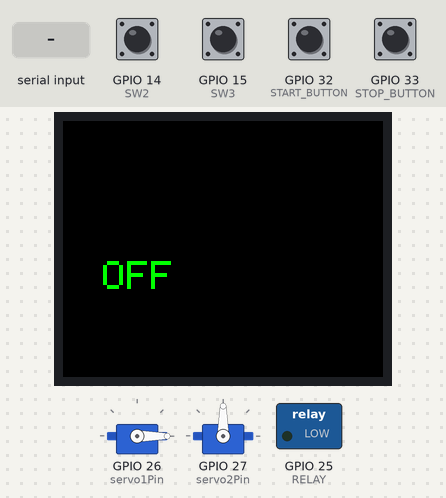
Recording of a sketch running on a simulated ESP32. Parts: 160×128 colour display, 2 × servo, switched loads named in the sketch (green lamp = pin HIGH). Inputs (shaded band) come from the test bench; at power-on: GPIO 14 (SW2), GPIO 15 (SW3), GPIO 32 (START_BUTTON), GPIO 33 (STOP_BUTTON) HIGH. Nothing arrives over Bluetooth unless stated; what the sketch prints to the serial monitor is not drawn.

Above: at 4.3 s.
4.4 s: GPIO 32 (START_BUTTON) pulled LOW for 0.15 s
At 4.64 s:
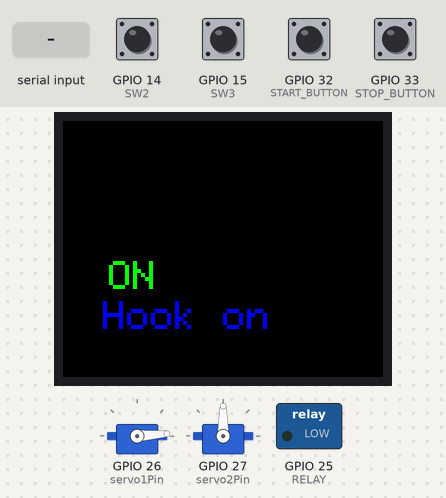
6.9 s: GPIO 14 (SW2) pulled LOW for 0.15 s
At 7.5 s:
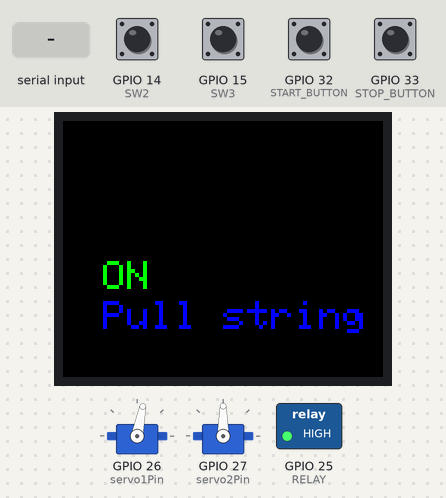
10.0 s: GPIO 33 (STOP_BUTTON) pulled LOW for 0.15 s
At 10.6 s:
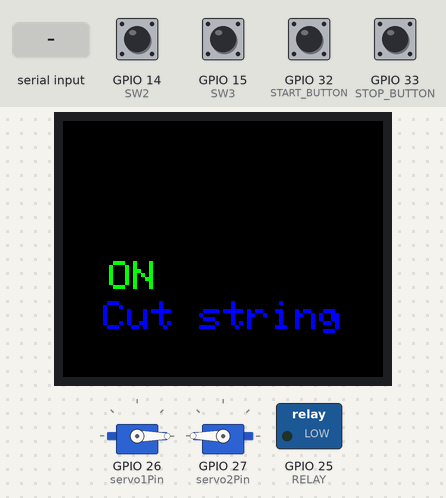
13.1 s: "s" received over Serial
At 14.09 s:
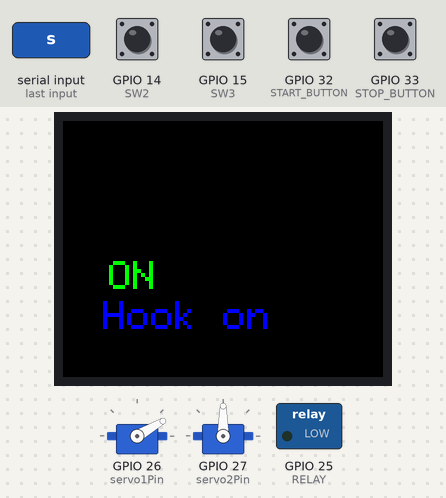
16.1 s: "Stop" received over the second serial link
At 17.4 s:
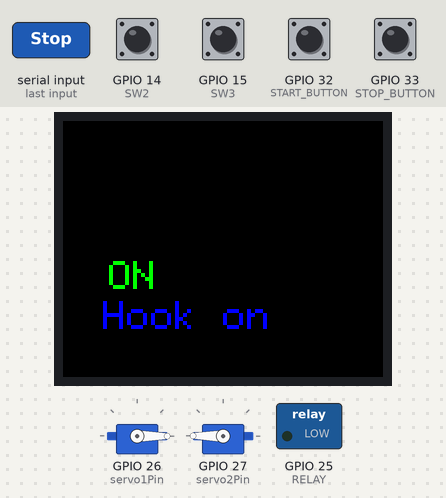
19.1 s: "Run" received over the second serial link
At 25.2 s:
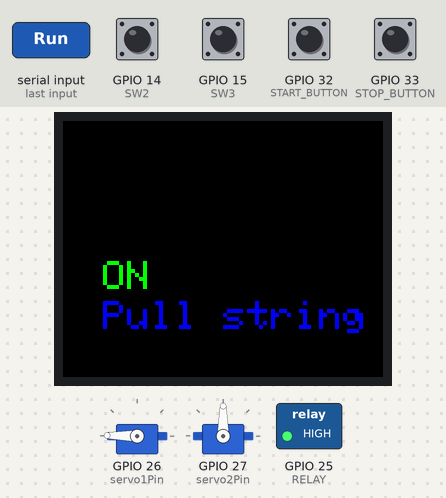
Timing chart, 0 to 25.4 s (numbered marks = the images above; inputs shaded):
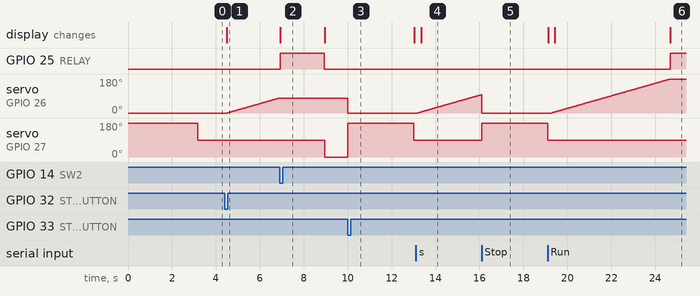

Measured:
- after the input at 4.4 s, servo on GPIO 26 (servo1Pin): moves from 0° to 79° over 2.3 s, starting after 0.13 s; the display: changes after 0.10 s (image 1)
- after the input at 6.9 s, GPIO 25 (RELAY): LOW → HIGH after 0.03 s instead of 3.0 s; servo on GPIO 26 (servo1Pin): stays 79° (without the input it goes to 80° after 0.01 s); servo on GPIO 27 (servo2Pin): 90° → 0° after 2.1 s
- after the input at 10.0 s, servo on GPIO 26 (servo1Pin): 79° → 0° after 0.01 s instead of 1.2 s; servo on GPIO 27 (servo2Pin): 0° → 180° after 0.01 s instead of 1.2 s
- after the input at 13.1 s, servo on GPIO 26 (servo1Pin): moves from 0° to 97° over 2.9 s, starting after 0.09 s; the display: changes after 0.24 s (image 4)
- after the input at 16.1 s, GPIO 25 (RELAY): stays LOW (without the input it goes to HIGH after 2.5 s); servo on GPIO 27 (servo2Pin): 90° → 180° at once
- after the input at 19.1 s, GPIO 25 (RELAY): LOW → HIGH after 5.6 s; servo on GPIO 26 (servo1Pin): moves from 0° to 179° over 5.4 s, starting after 0.18 s

The sketch:

CrabTyingMachine.ino
```cpp
#include  <Adafruit_ST7735.h>
#include  <Adafruit_GFX.h>
#include  <SPI.h>
#include <ESP32Servo.h>
#include <BluetoothSerial.h>
#define TIMEOUT        3000

#define TFT_CS        5
#define TFT_RST       4
#define TFT_DC        2
#define TFT_SCLK      18
#define TFT_MOSI      23
#define SW1           13
#define SW2           14
#define SW3           15
#define RELAY         25

#define START_BUTTON 32
#define STOP_BUTTON 33
#define LED_INDICATOR 2

Servo servoMotor1;
Servo servoMotor2;

int servo1Pin = 26; // Example, need to redefine
int servo2Pin = 27;
// Published values for SG90 servos; adjust if needed
int minUs = 500;
int maxUs = 2500;

Adafruit_ST7735 tft = Adafruit_ST7735(TFT_CS,  TFT_DC, TFT_RST);
BluetoothSerial SerialBT;


int State = 0;

bool readSwitch1()
{
  return digitalRead(SW1) == 0 ? true : false;
}
bool readSwitch2()
{
  return digitalRead(SW2) == 0 ? true : false;
}
bool readSwitch3()
{
  return digitalRead(SW3) == 0 ? true : false;
}

void RunMachine()
{
  tft.fillScreen(ST7735_BLACK);
  printText("ON", ST7735_GREEN,23,70,2);
  printText("Hook on", ST7735_BLUE,20,90,2);
  for (int i = 0; i < 180; i++)
  {
    servoMotor1.write(i);
    delay(30);

    if (SerialBT.available() > 0)
    {
      if (getDatacommand().startsWith("Stop"))
      {
        return;
      }
    }
    if (readSwitch2() == true) break;
    if (digitalRead(STOP_BUTTON) == 0) return;
  }

  tft.fillScreen(ST7735_BLACK);
  printText("ON", ST7735_GREEN,20,70,2);
  printText("Pull string", ST7735_BLUE,20,90,2);
  digitalWrite(RELAY, HIGH);
  for (int i = 0; i < 100; i++)
  {
    delay(20);
    if (SerialBT.available() > 0)
    {
      if (getDatacommand().startsWith("Stop"))
      {
        return;
      }
    }
    if (digitalRead(STOP_BUTTON) == 0) return;
  }
  digitalWrite(RELAY, LOW);

  tft.fillScreen(ST7735_BLACK);
  printText("ON", ST7735_GREEN,23,70,2);
  printText("Cut string", ST7735_BLUE,20,90,2);

  for (int i = 0; i < 75; i++)
  {
    servoMotor2.write(0);
      if (SerialBT.available() > 0)
      {
        if (getDatacommand().startsWith("Stop"))
        {
          return;
        }
      }
    if (digitalRead(STOP_BUTTON) == 0) return;
    delay(30);
  }

  tft.fillScreen(ST7735_BLACK);
  printText("ON", ST7735_GREEN,20,70,2);
  printText("Return", ST7735_BLUE,20,90,2);
}

void ResetMachine()
{
  servoMotor1.write(0);
  int getLastTime = millis();
  while (readSwitch3() != true && abs(int(millis() - getLastTime)) <= TIMEOUT)
  {
    servoMotor2.write(180);
  }
  servoMotor2.write(90);
  digitalWrite(RELAY, LOW);
}

String getDatacommand()
{
  char c;
  String s = "";
  while (SerialBT.available())
  {
    c = SerialBT.read();
    s += c;
  }
  return s;
}

void callback(esp_spp_cb_event_t event, esp_spp_cb_param_t *param) {
  if (event == ESP_SPP_SRV_OPEN_EVT) {
    Serial.println("A client is connected to ESP32");
  }
}

void printText(char *text, uint16_t color, int x, int y,int textSize)
{
  tft.setCursor(x, y);
  tft.setTextColor(color);
  tft.setTextSize(textSize); // 1 is default 6x8 px, 2 is 12x16, 3 is 18x24, etc
  tft.setTextWrap(true);
  tft.print(text);
}

void setup ()
{
  Serial.begin(9600);
  if (!SerialBT.begin("ESP32-Bluetooth")) {
    Serial.println("An error occurred initializing Bluetooth");
  } else {
    Serial.println("Bluetooth initialized");
  }
  SerialBT.register_callback(callback);

  tft.initR(INITR_BLACKTAB);
  tft.setRotation(3);
  tft.fillScreen(ST7735_BLACK);
  printText("OFF", ST7735_GREEN,20,70,2);

  ESP32PWM::allocateTimer(0);
	ESP32PWM::allocateTimer(1);
	ESP32PWM::allocateTimer(2);
	ESP32PWM::allocateTimer(3);

  // For servo config
  servoMotor1.setPeriodHertz(50);      // Standard 50hz servo
	servoMotor2.setPeriodHertz(50);      // Standard 50hz servo

  servoMotor1.attach(servo1Pin, minUs, maxUs);
	servoMotor2.attach(servo2Pin, minUs, maxUs);
  servoMotor1.write(0);
  servoMotor2.write(90);
  pinMode(SW1, INPUT_PULLUP);
  pinMode(SW2, INPUT_PULLUP);
  pinMode(SW3, INPUT_PULLUP);
  pinMode(RELAY, OUTPUT);
  pinMode(START_BUTTON, INPUT_PULLUP);
  pinMode(STOP_BUTTON, INPUT_PULLUP);
  // pinMode(LED_INDICATOR, OUTPUT);

  digitalWrite(SW1, HIGH);
  digitalWrite(SW2, HIGH);
  digitalWrite(SW3, HIGH);
  digitalWrite(START_BUTTON, HIGH);
  digitalWrite(STOP_BUTTON, HIGH);

  int getLastTime = millis();
  while (readSwitch3() != true && abs(int(millis() - getLastTime)) <= TIMEOUT)
  {
    servoMotor2.write(180);
  }
  servoMotor2.write(90);
}

void loop () {
  if (digitalRead(START_BUTTON) == 0)
  {
    State = 1;
  }
  if (SerialBT.available() > 0)
  {
    if (getDatacommand().startsWith("Run"))
    {
      State = 1;
    }
  }
  if (Serial.available() > 0)
  {
    char c = Serial.read();
    if (c == 's')
    {
      State = 1;
    }
    else if (c == 'p')
    {
      State = 0;
    }
  }
  if (State == 1)
  {
    RunMachine();
    ResetMachine();
    State = 0;
    tft.fillScreen(ST7735_BLACK);
    printText("OFF", ST7735_BLUE,20,70,2);
  }
  delay(100);
}
```
